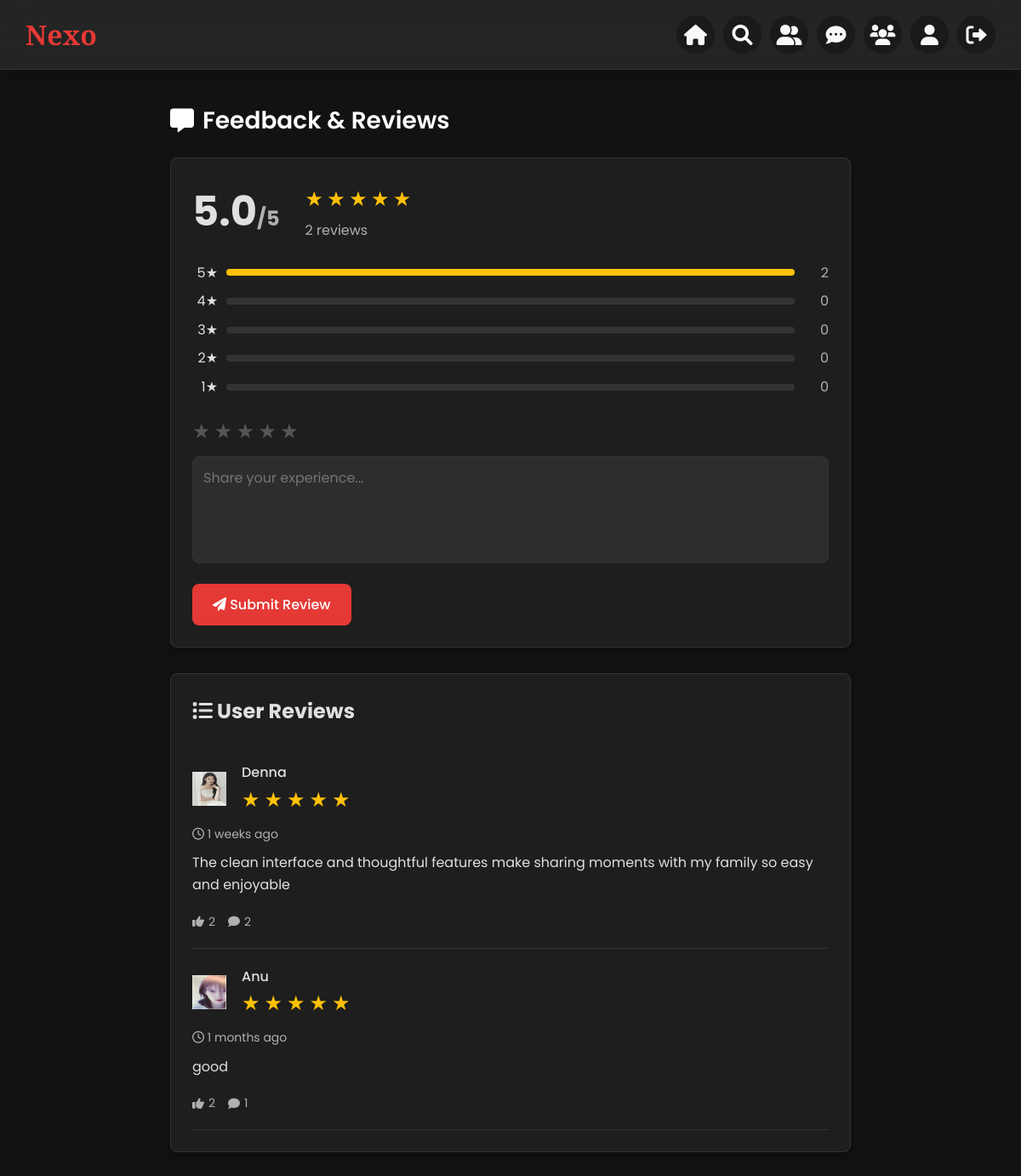
Page /Project/User/Feedback.php on the committed database.
### tables this page shows
CREATE TABLE `tbl_feedback` (
  `feedback_id` int(11) NOT NULL,
  `feedback_content` varchar(5000) NOT NULL,
  `rating_value` int(11) NOT NULL,
  `feedback_date` date NOT NULL,
  `user_id` int(11) NOT NULL
);

CREATE TABLE `tbl_user` (
  `user_id` int(11) NOT NULL,
  `user_name` varchar(30) NOT NULL,
  `user_bio` varchar(2500) NOT NULL,
  `user_gender` varchar(10) NOT NULL,
  `user_status` enum('active','banned') DEFAULT 'active',
  `user_dob` date NOT NULL,
  `user_contact` varchar(11) NOT NULL,
  `user_email` varchar(30) NOT NULL,
  `user_password` varchar(2000) NOT NULL,
  `place_id` int(11) NOT NULL,
  `user_photo` varchar(100) NOT NULL
);

### Project/Assets/Functions/timeAgo.php (called while the page is built, shortened)
<?php
function timeAgo($datetime) {
    $timestamp = strtotime($datetime);
    $diff = time() - $timestamp;
    $minutes = round($diff / 60);
    $hours = round($diff / 3600);
    $days = round($diff / 86400);
    $weeks = round($diff / 604800);
    if ($weeks < 4) return $weeks . " weeks ago";
    $months = round($diff / 2629746);
    if ($months < 12) return $months . " months ago";
    $years = round($diff / 31556952);
    return $years . " years ago";
}
?>

### Project/User/Feedback.php (the view, shortened to what this page needs)
<?php
include '../Assets/Connection/Connection.php';
include '../Assets/Functions/timeAgo.php';
include 'Header.php';
$avgSql = "SELECT ROUND(AVG(rating_value),1) as avg_rating, COUNT(*) as total FROM tbl_feedback";
$avgRes = $con->query($avgSql)->fetch_assoc();
$avgRating = $avgRes['avg_rating'] ?? 0;
$totalReviews = $avgRes['total'] ?? 0;
$ratingDist = [];
for ($i=5; $i>=1; $i--) {
    $countRes = $con->query("SELECT COUNT(*) as c FROM tbl_feedback WHERE rating_value=$i")->fetch_assoc();
    $ratingDist[$i] = $countRes['c'];
}
$feedbacks = $con->query("
    SELECT f.*, u.user_name,u.user_photo,
    (SELECT COUNT(*) FROM tbl_feedback_likes l WHERE l.feedback_id=f.feedback_id) AS like_count,
    (SELECT COUNT(*) FROM tbl_feedback_comments c WHERE c.feedback_id=f.feedback_id) AS comment_count,
    (SELECT COUNT(*) FROM tbl_feedback_likes l WHERE l.feedback_id=f.feedback_id AND user_id='{$_SESSION['uid']}') AS user_liked
    FROM tbl_feedback f
    INNER JOIN tbl_user u ON f.user_id=u.user_id
    ORDER BY f.feedback_date DESC
");
?>
<!DOCTYPE html>
<html>
<head>
<link rel="stylesheet" href="https://cdnjs.cloudflare.com/ajax/libs/font-awesome/6.0.0-beta3/css/all.min.css">
</head>
<body>
<div class="container">
    <h1 class="heading"><i class="fas fa-comment-alt"></i> Feedback & Reviews</h1>
    <div class="card">
        <div class="rating-summary">
            <div class="avg-rating"><?php echo $avgRating; ?><span style="font-size: 24px; color: var(--text-secondary);">/5</span></div>
            <div class="rating-stars">
                <div>
                    <?php for ($i=1; $i<=5; $i++): ?>
                        <span class="star <?php echo ($i <= round($avgRating)) ? 'active' : ''; ?>">★</span>
                    <?php endfor; ?>
                </div>
                <div style="color: var(--text-secondary);"><?php echo $totalReviews; ?> reviews</div>
            </div>
        </div>
        <?php for ($i=5; $i>=1; $i--):
            $percent = ($totalReviews > 0) ? ($ratingDist[$i] / $totalReviews) * 100 : 0;
        ?>
        <div class="rating-bar-container">
            <div class="rating-bar-label"><?php echo $i; ?>★</div>
            <div class="rating-bar">
                <div class="rating-bar-fill" style="width: <?php echo $percent; ?>%"></div>
            </div>
            <div style="color: var(--text-secondary); width: 30px; text-align: right;"><?php echo $ratingDist[$i]; ?></div>
        </div>
        <?php endfor; ?>
        <form method="post" class="feedback-form">
            <div style="margin-bottom: 10px;">
                <?php for ($i=1; $i<=5; $i++): ?>
                    <span class="star form-star" data-value="<?php echo $i; ?>">★</span>
                <?php endfor; ?>
            </div>
            <textarea class="form-input" name="txt_feedback" rows="4" placeholder="Share your experience..." required></textarea>
            <button type="submit" name="btn_submit" class="form-submit">
                <i class="fas fa-paper-plane"></i> Submit Review
            </button>
        </form>
    </div>
    <div class="card review-list">
        <h2 style="margin-bottom: 20px;"><i class="fas fa-list"></i> User Reviews</h2>
        <?php if ($feedbacks->num_rows > 0): ?>
            <?php while ($row = $feedbacks->fetch_assoc()):
            ?>
            <div class="review-item" data-id="<?php echo $row['feedback_id']; ?>">
                <div class="review-header">
                    <div class="user-photo">
                    <img src="../Assets/Files/UserDocs/<?php echo htmlspecialchars($row['user_photo']);?>" width="40px" height="40px"></div>
                    <div>
                        <div class="user-name"><?php echo htmlspecialchars($row['user_name']); ?></div>
                        <div style="display: flex; gap: 5px;">
                            <?php for ($i=1; $i<=5; $i++): ?>
                                <span class="star <?php echo ($i <= $row['rating_value']) ? 'active' : ''; ?>">★</span>
                            <?php endfor; ?>
                        </div>
                    </div>
                </div>
                <div class="review-date">
                        <i class="far fa-clock"></i> <?php echo timeAgo($row['feedback_date']); ?>
                    </div>
                <div class="review-content">
                    <?php echo htmlspecialchars($row['feedback_content']); ?>
                </div>
                <div class="review-meta">
                    <div class="review-actions">
                        <button class="action-btn like-btn <?= ($row['user_liked'] > 0) ? 'liked' : '' ?>"
        onclick="likeFeedback(<?= $row['feedback_id'] ?>)">
    <i class="fas fa-thumbs-up"></i>
    <span id="like-count-<?= $row['feedback_id'] ?>"><?= $row['like_count'] ?></span>
</button>
                        <button class="action-btn view-comments">
                            <i class="fas fa-comment"></i>
                            <span id="comment-count-<?= $row['feedback_id'] ?>"><?= $row['comment_count'] ?></span>
                        </button>
                    </div>
                </div>
            </div>
            <?php endwhile; ?>
        <?php endif; ?>
    </div>
</div>
</body>
</html>

### Project/User/Header.php (style rules this page uses)
:root { --dark-bg: #0A0A0A; --card-bg: rgba(255, 255, 255, 0.08); --accent-red: #E53935; --text-light: #F8F8F8; --text-subtle: #AFAFAF; --border-color: rgba(255, 255, 255, 0.15); --hover-bg: rgba(255, 255, 255, 0.05); }
body { font-family: 'Montserrat', sans-serif; background-color: var(--dark-bg); color: var(--text-light); margin: 0; padding: 0; padding-top: 70px; }

### Project/User/Feedback.php (style rules this page uses)
:root { --bg-dark: #121212; --bg-card: #1e1e1e; --bg-hover: #2a2a2a; --primary-color: #E53935; --primary-hover: #E539351; --accent-color: #2196F3; --accent-hover: #0b7dda; --danger-color: #f44336; --danger-hover: #d32f2f; --text-primary: #e0e0e0; --text-secondary: #b0b0b0; --border-color: #333333; --border-radius: 8px; --box-shadow: 0 4px 12px rgba(0, 0, 0, 0.3); --input-bg: #2d2d2d; --star-color: #FFC107; --star-inactive: #555; }
* { margin: 0; padding: 0; box-sizing: border-box; font-family: 'Poppins', sans-serif; }
body { background-color: var(--bg-dark); color: var(--text-primary); line-height: 1.6; padding: 20px; }
.container { max-width: 800px; margin: 100px auto; }
.heading { color: white; font-size: 28px; font-weight: 600; margin-bottom: 20px; display: flex; align-items: center; gap: 10px; }
.card { background-color: var(--bg-card); border-radius: var(--border-radius); box-shadow: var(--box-shadow); padding: 25px; margin-bottom: 30px; border: 1px solid var(--border-color); }
.rating-summary { display: flex; align-items: center; gap: 30px; margin-bottom: 20px; }
.avg-rating { font-size: 48px; font-weight: bold; color: var(--text-primary); }
.rating-stars { display: flex; flex-direction: column; gap: 5px; }
.star { color: var(--star-inactive); cursor: pointer; font-size: 24px; transition: all 0.2s; }
.star.active { color: var(--star-color); }
.rating-bar-container { display: flex; align-items: center; gap: 10px; margin-bottom: 8px; }
.rating-bar-label { width: 30px; text-align: right; }
.rating-bar { flex-grow: 1; background: var(--border-color); height: 8px; border-radius: 4px; overflow: hidden; }
.rating-bar-fill { background: var(--star-color); height: 100%; }
.feedback-form { margin-top: 20px; }
.form-input { width: 100%; padding: 12px; border-radius: var(--border-radius); border: 1px solid var(--border-color); background-color: var(--input-bg); color: var(--text-primary); font-size: 16px; margin-bottom: 16px; resize: none; }
.form-submit { background-color: var(--primary-color); color: white; padding: 12px 24px; border: none; border-radius: var(--border-radius); cursor: pointer; font-size: 16px; font-weight: 500; transition: all 0.3s ease; }
.review-list { margin-top: 30px; }
.review-item { border-bottom: 1px solid var(--border-color); padding: 20px 0; }
.review-header { display: flex; align-items: center; gap: 10px; margin-bottom: 10px; }
.user-photo { width:40px; height:40px; border-radius:50%; object-fit:cover; margin-right:8px }
.user-name { font-weight: 500; color: var(--text-primary); }
.review-meta { display: flex; align-items: center; gap: 15px; margin-top: 5px; }
.review-date { color: var(--text-secondary); font-size: 14px; }
.review-content { margin: 10px 0; color: var(--text-primary); }
.review-actions { display: flex; gap: 15px; margin-top: 10px; }
.action-btn { background: none; border: none; color: var(--text-secondary); cursor: pointer; font-size: 14px; display: flex; align-items: center; gap: 5px; transition: color 0.2s; }

### rows in the picture
tbl_feedback: user.user_photo (picture), user.user_name "Denna", feedback_date "1 weeks ago", feedback_content "The clean interface and thoughtful features make sharing moments with my family so easy and enjoyable", like_count "2", comment_count "2"
tbl_feedback: user.user_photo (picture), user.user_name "Anu", feedback_date "1 months ago", feedback_content "good", like_count "2", comment_count "1"

### other values in the picture
$avgRating "5.0"
$totalReviews "2"
$ratingDist[$i] "2"
$ratingDist[$i] "0"
